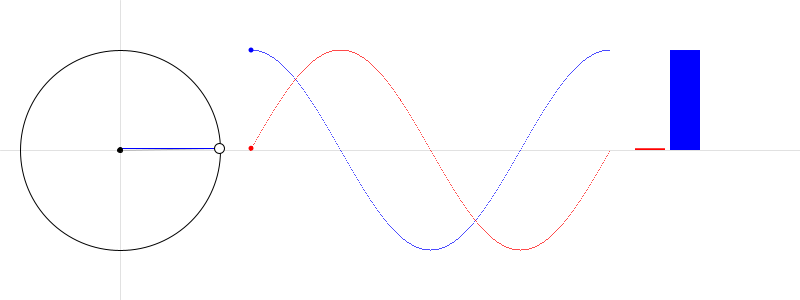
Frame 1 (no input)
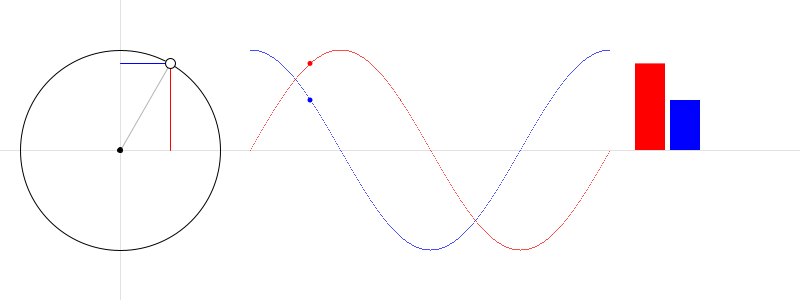
Frame 60 (the mouse pressed at the canvas centre just before this capture)
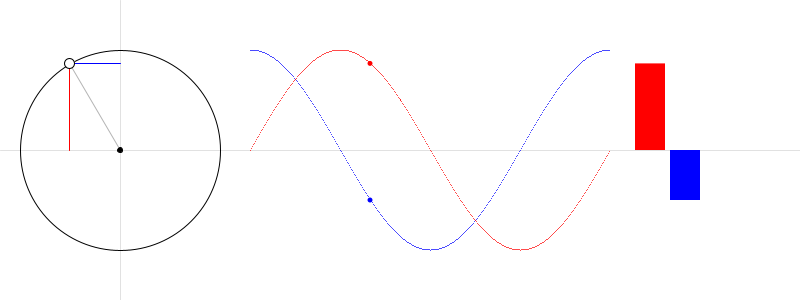
Frame 120 (the mouse held since frame 60 and released just before this capture)

The Processing sketch that drew these frames (run headless with seeded random() and noise(); from frame 60 on, the mouse is pressed at the canvas centre):

// Processing sketch: w3_02_Trigonometric
// ── w3_02_Trigonometric.pde
/*
 * Creative Coding
 * Week 3, Foldout 02: Processing functions
 * by Indae Hwang and Jon McCormack
 * Updated 2016
 * Copyright (c) 2014-2016 Monash University

    This program is free software: you can redistribute it and/or modify
    it under the terms of the GNU General Public License as published by
    the Free Software Foundation, either version 3 of the License, or
    (at your option) any later version.

    This program is distributed in the hope that it will be useful,
    but WITHOUT ANY WARRANTY; without even the implied warranty of
    MERCHANTABILITY or FITNESS FOR A PARTICULAR PURPOSE.  See the
    GNU General Public License for more details.

    You should have received a copy of the GNU General Public License
    along with this program.  If not, see <http://www.gnu.org/licenses/>.
     *
 * This program illustrates the use of the Processing funcions:
 * sin, cos
 *
 * In this sketch the angle (in degrees) is equal to the current frame number,
 * so the functions cycle every 360 frames.
 *
 * See the foldout associated with this sketch for more details
 * 
 */

float ballX, ballY; // position of a ball on a circle
float centerX, centerY; // center of the circle
float radius; // radius of the circle

void setup() {
  size(800, 300);
  centerX = 120;
  centerY = height/2;
  radius = 100;
}


void draw() {
  background(255);

  // calculate the angle in degrees based on the frame number
  float angleInDegrees = frameCount % 360;

  // now convert to radians using the radians function
  float angleInRadians = radians(angleInDegrees);

  // calculate the ball position around the circle
  ballX = centerX + radius*cos(angleInRadians);
  ballY = centerY - radius*sin(angleInRadians); // value is subtracted here because in processing y coordinates go from top to bottom

  // draw axes
  stroke(0, 30);
  line(0, centerY, width, centerY);
  line(centerX, 0, centerX, height);

  //circle
  noFill();
  stroke(0);
  ellipse(centerX, centerY, radius*2, radius*2);

  //line between center to rotating ball
  stroke(180);
  line(centerX, centerY, ballX, ballY);

  // draw cos component in x
  stroke(0, 0, 255);
  line(centerX, ballY, ballX, ballY);

  // draw sin component in y
  stroke(255, 0, 0);
  line(ballX, centerY, ballX, ballY);

  //rotating ball
  fill(255);
  stroke(0);
  ellipse(ballX, ballY, 10, 10);

  //centerPoint
  fill(0);
  ellipse(centerX, centerY, 5, 5);

  //plot the cos and sin curve to the right to the circle
  for (int x=0; x<360; x++) {
    // calculate the x position along the x axis
    float plotX = radians(x);

    // cos(x) is in blue
    stroke(0, 0, 255);
    point( 250 + x, height/2 - radius*cos(plotX) ); // y increases going down so subtract 

    // sin(x) is in red
    stroke(255, 0, 0);
    point( 250 + x, height/2 - radius*sin(plotX) );
  }


  // angle is the current angle in radians
  float cosBallX = 250 + angleInDegrees;
  float cosBallY = height/2 - radius*cos(angleInRadians);
  float sinBallX = 250 + angleInDegrees;
  float sinBallY = height/2 - radius*sin(angleInRadians);

  noStroke();

  // blue ball moves on the cosine curve
  fill(0, 0, 255);
  ellipse(cosBallX, cosBallY, 5, 5);

  // red ball moves on the sine curve
  fill(255, 0, 0);
  ellipse(sinBallX, sinBallY, 5, 5);

  // draw the bars showing the value for each function
  fill(0, 0, 255);
  rect(670, height/2, 30, -radius*cos(angleInRadians) );

  fill(255, 0, 0);
  rect(635, height/2, 30, -radius*sin(angleInRadians) );
}
